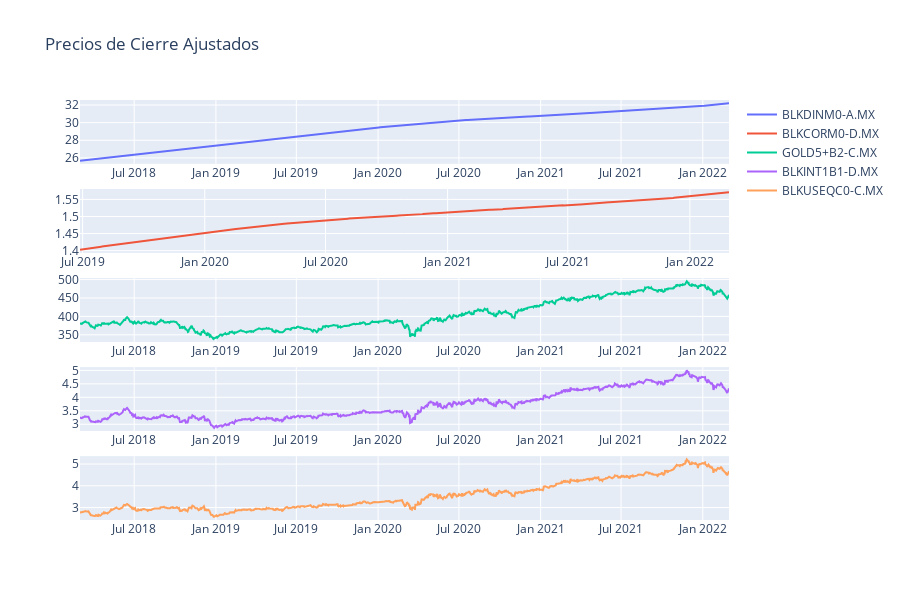
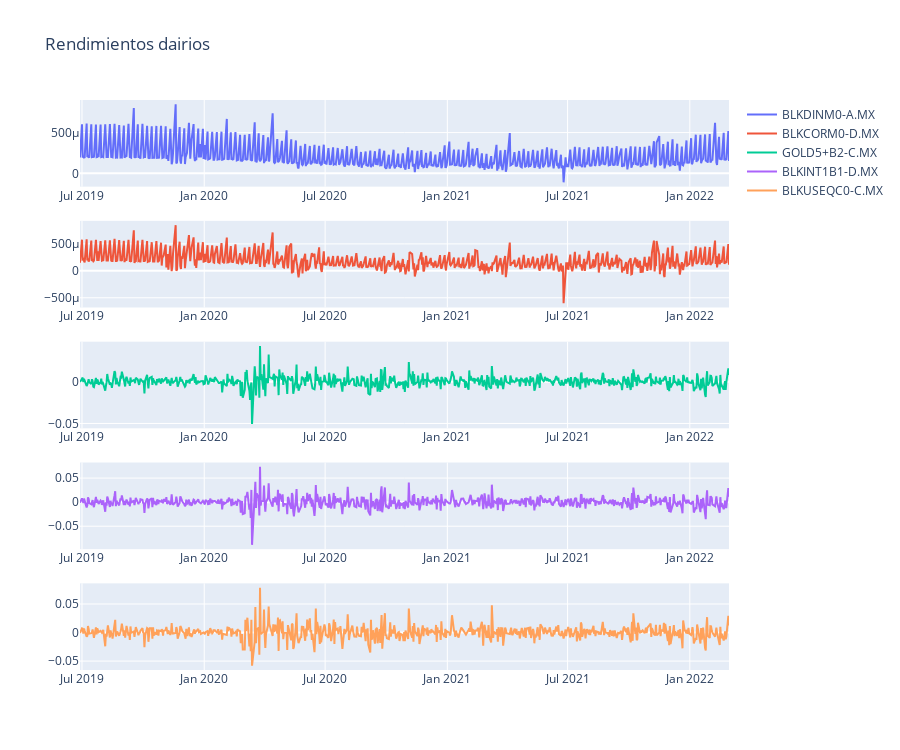

Notebook source saved alongside these figures, in order:
### Code cell
tickers = ["BLKDINM0-A.MX", "BLKCORM0-D.MX", "GOLD5+B2-C.MX", "BLKINT1B1-D.MX", "BLKUSEQC0-C.MX"]
functions.histAnalysis(tickers)

### Figure 1 — Plotly figure (JSON) as saved in the notebook; plotly's stock layout.template omitted (floating-point values rounded to 4 significant figures; data arrays with more than 128 entries replaced by an {"elided": "..."} marker saying what was removed)
{"data": [{"name": "BLKDINM0-A.MX", "type": "scatter", "x": {"elided": "1007 str values"}, "xaxis": "x", "y": {"elided": "1007 float values"}, "yaxis": "y"}, {"name": "BLKCORM0-D.MX", "type": "scatter", "x": {"elided": "676 str values"}, "xaxis": "x2", "y": {"elided": "676 float values"}, "yaxis": "y2"}, {"name": "GOLD5+B2-C.MX", "type": "scatter", "x": {"elided": "1007 str values"}, "xaxis": "x3", "y": {"elided": "1007 float values"}, "yaxis": "y3"}, {"name": "BLKINT1B1-D.MX", "type": "scatter", "x": {"elided": "1007 str values"}, "xaxis": "x4", "y": {"elided": "1007 float values"}, "yaxis": "y4"}, {"name": "BLKUSEQC0-C.MX", "type": "scatter", "x": {"elided": "1007 str values"}, "xaxis": "x5", "y": {"elided": "1007 float values"}, "yaxis": "y5"}], "layout": {"height": 600, "title": {"text": "Precios de Cierre Ajustados"}, "width": 900, "xaxis": {"anchor": "y", "domain": [0, 1]}, "xaxis2": {"anchor": "y2", "domain": [0, 1]}, "xaxis3": {"anchor": "y3", "domain": [0, 1]}, "xaxis4": {"anchor": "y4", "domain": [0, 1]}, "xaxis5": {"anchor": "y5", "domain": [0, 1]}, "yaxis": {"anchor": "x", "domain": [0.848, 1]}, "yaxis2": {"anchor": "x2", "domain": [0.636, 0.788]}, "yaxis3": {"anchor": "x3", "domain": [0.424, 0.576]}, "yaxis4": {"anchor": "x4", "domain": [0.212, 0.364]}, "yaxis5": {"anchor": "x5", "domain": [0, 0.152]}}}

### Figure 2 — Plotly figure (JSON) as saved in the notebook; plotly's stock layout.template omitted (floating-point values rounded to 4 significant figures; data arrays with more than 128 entries replaced by an {"elided": "..."} marker saying what was removed)
{"data": [{"name": "BLKDINM0-A.MX", "type": "scatter", "x": {"elided": "675 str values"}, "xaxis": "x", "y": {"elided": "675 float values"}, "yaxis": "y"}, {"name": "BLKCORM0-D.MX", "type": "scatter", "x": {"elided": "675 str values"}, "xaxis": "x2", "y": {"elided": "675 float values"}, "yaxis": "y2"}, {"name": "GOLD5+B2-C.MX", "type": "scatter", "x": {"elided": "675 str values"}, "xaxis": "x3", "y": {"elided": "675 float values"}, "yaxis": "y3"}, {"name": "BLKINT1B1-D.MX", "type": "scatter", "x": {"elided": "675 str values"}, "xaxis": "x4", "y": {"elided": "675 float values"}, "yaxis": "y4"}, {"name": "BLKUSEQC0-C.MX", "type": "scatter", "x": {"elided": "675 str values"}, "xaxis": "x5", "y": {"elided": "675 float values"}, "yaxis": "y5"}], "layout": {"height": 750, "title": {"text": "Rendimientos dairios"}, "width": 900, "xaxis": {"anchor": "y", "domain": [0, 1]}, "xaxis2": {"anchor": "y2", "domain": [0, 1]}, "xaxis3": {"anchor": "y3", "domain": [0, 1]}, "xaxis4": {"anchor": "y4", "domain": [0, 1]}, "xaxis5": {"anchor": "y5", "domain": [0, 1]}, "yaxis": {"anchor": "x", "domain": [0.848, 1]}, "yaxis2": {"anchor": "x2", "domain": [0.636, 0.788]}, "yaxis3": {"anchor": "x3", "domain": [0.424, 0.576]}, "yaxis4": {"anchor": "x4", "domain": [0.212, 0.364]}, "yaxis5": {"anchor": "x5", "domain": [0, 0.152]}}}
